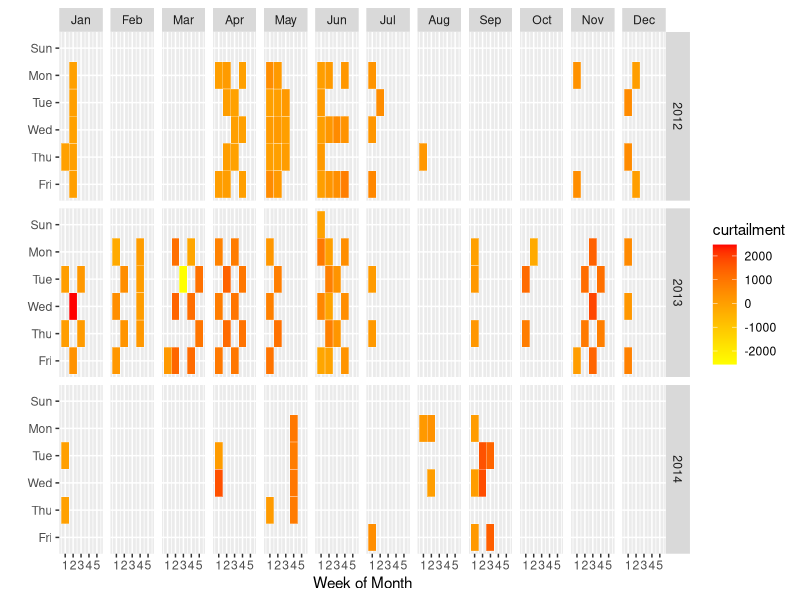

Source code (R):
# This file does the following:
# reads total curtailment for each DR event
# (uses FB: fixed baseline)
# plots curtailment on a calendar

library(quantmod)
library(ggplot2)
library(reshape2)
library(plyr)
library(scales)

# read curtailment data for each event
events = read.csv("curtailment-FB.csv")

dat = data.frame(date=as.Date(events$date),
                 curtailment=events$curtailment)

dat$year = as.numeric(as.POSIXlt(dat$date)$year+1900)
dat$month = as.numeric(as.POSIXlt(dat$date)$mon+1)
dat$monthf = factor(dat$month,levels=as.character(1:12),
                    labels=c("Jan","Feb","Mar","Apr","May","Jun","Jul","Aug","Sep","Oct","Nov","Dec"),ordered=TRUE)
dat$weekday = as.POSIXlt(dat$date)$wday
dat$weekdayf = factor(dat$weekday,levels=rev(0:6),
                      labels=rev(c("Sun","Mon","Tue","Wed","Thu","Fri","Sat")),ordered=TRUE)
dat$yearmonth = as.yearmon(dat$date)
dat$yearmonthf = factor(dat$yearmonth)
dat$week = as.numeric(format(dat$date,"%W"))
dat = ddply(dat,.(yearmonthf),transform,monthweek=1+week-min(week))

# plot
P= ggplot(dat, aes(monthweek, weekdayf, fill = curtailment)) + 
  geom_tile(colour = "white") + 
  facet_grid(year~monthf) +
  scale_fill_gradient(low="yellow", high="red") +
  labs(plot.title = "Time-Series Calendar Heatmap") +
  xlab("Week of Month") + ylab("")
P
